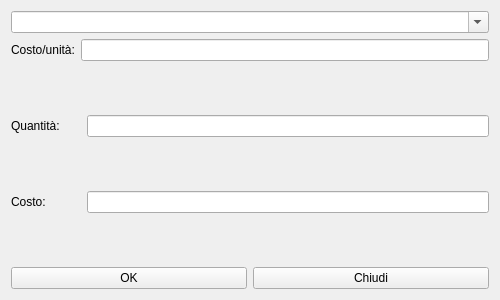
<?xml version="1.0" encoding="UTF-8"?>
<ui version="4.0">
 <class>HCalcolo_costi_item_set</class>
 <widget class="QWidget" name="HCalcolo_costi_item_set">
  <property name="geometry">
   <rect>
    <x>0</x>
    <y>0</y>
    <width>500</width>
    <height>300</height>
   </rect>
  </property>
  <property name="windowTitle">
   <string>Form</string>
  </property>
  <layout class="QVBoxLayout" name="verticalLayout">
   <item>
    <widget class="QComboBox" name="cbProdotti">
     <property name="editable">
      <bool>true</bool>
     </property>
     <property name="insertPolicy">
      <enum>QComboBox::NoInsert</enum>
     </property>
    </widget>
   </item>
   <item>
    <layout class="QFormLayout" name="formLayout">
     <item row="0" column="0">
      <widget class="QLabel" name="lb_costo">
       <property name="minimumSize">
        <size>
         <width>60</width>
         <height>0</height>
        </size>
       </property>
       <property name="maximumSize">
        <size>
         <width>70</width>
         <height>16777215</height>
        </size>
       </property>
       <property name="text">
        <string>Costo/unità:</string>
       </property>
      </widget>
     </item>
     <item row="0" column="1">
      <widget class="QLineEdit" name="le_costo"/>
     </item>
    </layout>
   </item>
   <item>
    <layout class="QFormLayout" name="formLayout_2">
     <item row="0" column="0">
      <widget class="QLabel" name="lbAmount">
       <property name="minimumSize">
        <size>
         <width>70</width>
         <height>0</height>
        </size>
       </property>
       <property name="maximumSize">
        <size>
         <width>70</width>
         <height>16777215</height>
        </size>
       </property>
       <property name="text">
        <string>Quantità:</string>
       </property>
      </widget>
     </item>
     <item row="0" column="1">
      <widget class="QLineEdit" name="leAmount"/>
     </item>
    </layout>
   </item>
   <item>
    <layout class="QFormLayout" name="formLayout_3">
     <item row="0" column="0">
      <widget class="QLabel" name="lb_result">
       <property name="minimumSize">
        <size>
         <width>70</width>
         <height>0</height>
        </size>
       </property>
       <property name="maximumSize">
        <size>
         <width>70</width>
         <height>16777215</height>
        </size>
       </property>
       <property name="text">
        <string>Costo:</string>
       </property>
      </widget>
     </item>
     <item row="0" column="1">
      <widget class="QLineEdit" name="leResult"/>
     </item>
    </layout>
   </item>
   <item>
    <layout class="QHBoxLayout" name="horizontalLayout">
     <item>
      <widget class="QPushButton" name="pbOk">
       <property name="text">
        <string>OK</string>
       </property>
       <property name="icon">
        <iconset resource="icons.qrc">
         <normaloff>:/Resources/Accept64.png</normaloff>:/Resources/Accept64.png</iconset>
       </property>
      </widget>
     </item>
     <item>
      <widget class="QPushButton" name="pbClose">
       <property name="text">
        <string>Chiudi</string>
       </property>
       <property name="icon">
        <iconset resource="icons.qrc">
         <normaloff>:/Resources/Actions-window-close-icon.png</normaloff>:/Resources/Actions-window-close-icon.png</iconset>
       </property>
      </widget>
     </item>
    </layout>
   </item>
  </layout>
 </widget>
 <resources>
  <include location="icons.qrc"/>
 </resources>
 <connections/>
</ui>
